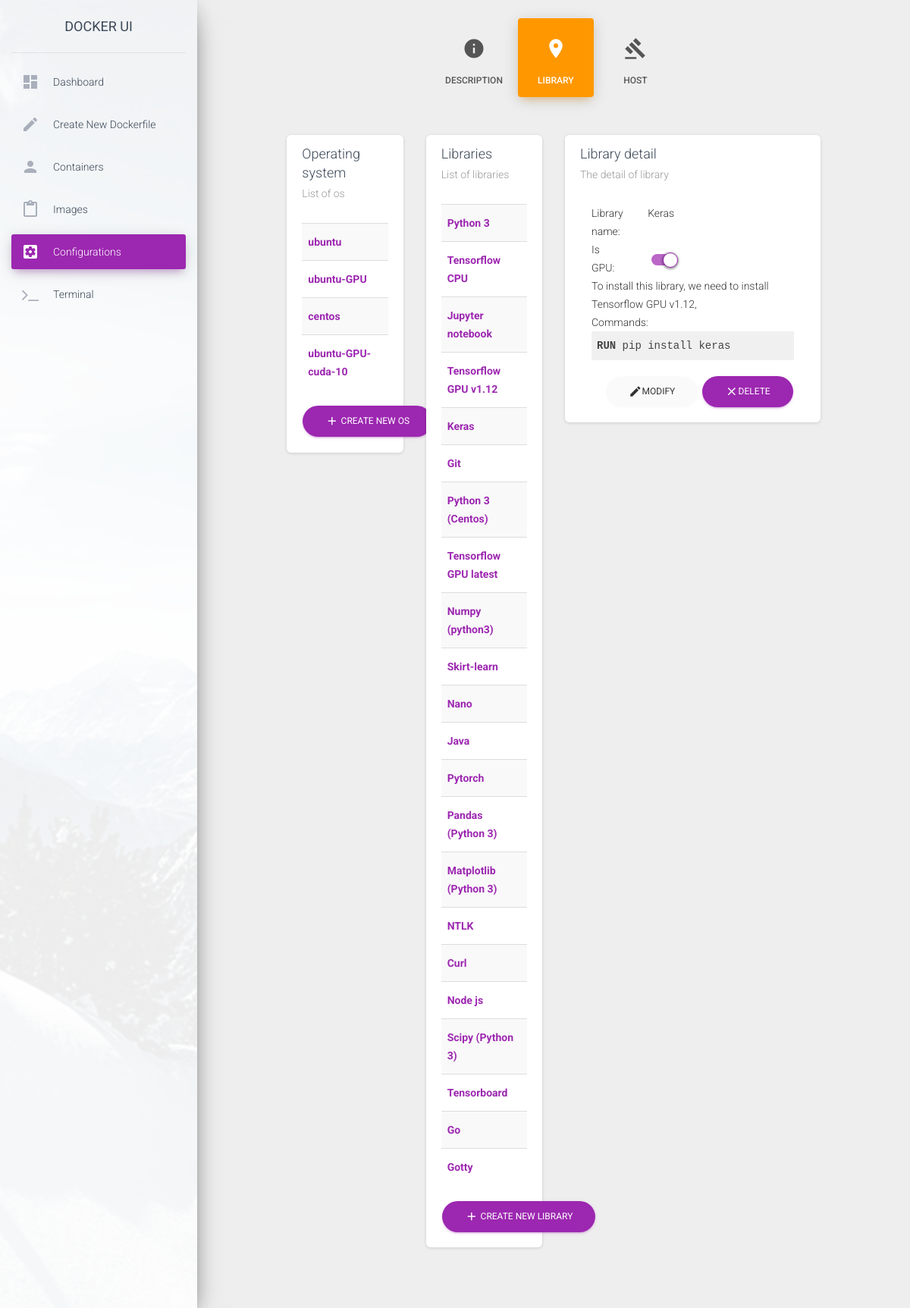
The app's page /src/html/src/Configuration.php?library-id=8 (signed in) with its own data.
### tables this page shows
CREATE TABLE library (
    id INTEGER PRIMARY KEY AUTOINCREMENT,
    name TEXT NOT NULL UNIQUE,
    isGPU BOOLEAN NOT NULL
);

### src/model/LibraryModel.php (called while the page is built, shortened)
<?php
    class LibraryModel {
        private $id;
        private $name;
        private $parentLibraries;
        public function getId()
        {
            return $this->id;
        }
        public function setId($id): void
        {
            $this->id = $id;
        }
        public function getName()
        {
            return $this->name;
        }
        public function setName($name): void
        {
            $this->name = $name;
        }
        public function getParentLibraries()
        {
            return $this->parentLibraries;
        }
        public function setParentLibraries($parentLibraries): void
        {
            $this->parentLibraries = $parentLibraries;
        }
        public function addParentLibrary(self $parentLibrary) {
            array_push($this->parentLibraries, $parentLibrary);
        }
    }
?>

### src/dao/LibraryDao.php (called while the page is built, shortened)
<?php
    class LibraryDao{
        function getAll() :array {
            $db = new Database();
            $sqlQuery = "SELECT * FROM library";
            $ret = $db->query($sqlQuery);
            $result = [];
            while($row = $ret->fetchArray(SQLITE3_ASSOC) ) {
               array_push($result, new LibraryEntity($row['id'], $row['name'], $row['isGPU']));
            }
            return $result;
        }
    }
?>

### src/service/LibraryService.php (called while the page is built, shortened)
<?php
    include_once(__DIR__.'/../dao/LibraryDao.php');
    include_once(__DIR__.'/../model/LibraryModel.php');
    class LibraryService {
        private $libraryDao;
        private $dependenceDao;
        function __construct(){
            $this->libraryDao = new LibraryDao();
            $this->dependenceDao = new DependenceDao();
        }
        public function getAllImageModelsMapById() {
            $libraryEntities = $this->libraryDao->getAll();
            $libraryModelMapById = array();
            foreach ($libraryEntities as $libraryEntity) {
                $libraryModelMapById[$libraryEntity->getId()] = LibraryModel::fromEntity($libraryEntity);
            }
            $dependences = $this->dependenceDao->getAll();
            foreach ($dependences as $dependence) {
                $libraryModelMapById[$dependence->getLibraryId()]->addParentLibrary($libraryModelMapById[$dependence->getParentLibraryId()]);
                $libraryModelMapById[$dependence->getParentLibraryId()]->addChildLibrary($libraryModelMapById[$dependence->getLibraryId()]);
            }
            return $libraryModelMapById;
        }
    }
?>

### src/html/src/library/LibraryPage.php (the view, shortened to what this page needs)
<?php
    include_once (__DIR__."/../../../service/LibraryService.php");
    $libraryService = new LibraryService();
    $GLOBALS['libraries'] = $libraryService->getAllImageModelsMapById();
?>
<div class="col-md-10 ml-auto mr-auto">
    <div class="row">
        <div class="col-md-3">
            <div class="card">
                <div class="card-header">
                    <h4 class="card-title">Operating system</h4>
                    <p class="card-category">List of os</p>
                </div>
                <div class="card-body">
                    <table class="table table-striped table-hover">
                        <tbody>
                            <?php
                                foreach ($GLOBALS['libraries'] as $library) {
                                    if (!$library->isOS()) {
                                        continue;
                                    }
                                    echo "<tr>";
                                    echo "<th><a href='./Configuration.php?library-id=". $library->getId()."'>".$library->getName()."</a></th>";
                                    echo "</tr>";
                                }
                            ?>
                        </tbody>
                    </table>
                    <div class="text-right">
                        <button class="btn btn-primary btn-round" data-toggle="modal" data-target="#new-os">
                            <i class="material-icons">add</i> Create new OS
                        </button>
                    </div>
                </div>
            </div>
        </div>
        <div class="col-md-3">
            <div class="card">
                <div class="card-header">
                    <h4 class="card-title">Libraries</h4>
                    <p class="card-category">List of libraries </p>
                </div>
                <div class="card-body">
                    <table class="table table-striped table-hover">
                        <tbody>
                            <?php
                                foreach ($GLOBALS['libraries'] as $library) {
                                    if ($library->isOS()) {
                                        continue;
                                    }
                                    echo "<tr>";
                                    echo "<th><a href='./Configuration.php?library-id=". $library->getId()."'>".$library->getName()."</th>";
                                    echo "</tr>";
                                }
                            ?>
                        </tbody>
                    </table>
                    <div class="text-right">
                        <button class="btn btn-primary btn-round" data-toggle="modal" data-target="#new-library">
                            <i class="material-icons">add</i> Create new library
                        </button>
                    </div>
                </div>
            </div>
        </div>
        <div class="col-md-6">
            <div class="card">
                <div class="card-header">
                    <h4 class="card-title">Library detail</h4>
                    <p class="card-category">The detail of library</p>
                </div>
                <div class="card-body">
                    <?php
                        if (isset($_GET['library-id'])) {
                            include_once ("LibraryDetail.php");
                        }
                    ?>
                </div>
            </div>
        </div>
    </div>
</div>

### src/html/src/library/LibraryDetail.php (shortened to what this page needs)
<div class="col-md-12 ml-auto mr-auto">
    <div class="row">
        <div class="col-md-3">Library name:</div>
        <div class="col-md-9">
            <div class="library" name="library-name">
                <?php echo $GLOBALS['library-detail']->getName(); ?>
            </div>
        </div>
    </div>
    <div class="row">
        <div class="col-md-3" style="margin: auto">Is GPU:</div>
        <div class="col-md-9">
            <div class="togglebutton" style="margin-top: 12px">
                <label>
                    <input type="checkbox" <?php if ($GLOBALS['library-detail']->getIsGPU()) echo "checked"; ?> name="is-gpu"><span class="toggle disabled"></span>
                </label>
            </div>
        </div>
    </div>
    <div class="row">
        <div class="col-md-12">
        To install this library, we need to install
        <?php
            foreach ($GLOBALS['library-detail']->getParentLibraries() as $library) {
                echo $library->getName().", ";
            }
        ?>
        </div>
    </div>
    <div class="row">
        <div class="col-md-12">
        Commands:
        </div>
    </div>
    <div class="row">
        <div class="col-md-12">
            <pre>
                <?php
                    echo "<code class=\"docker\">";
                    echo "</code>";
                ?>
            </pre>
        </div>
    </div>
    <div class="text-right">
        <button type="button" class="btn btn-secondary btn-round" onclick="editLibrary('<?php echo $GLOBALS['library-detail']->getId();?>')">
            <i class="material-icons">edit</i>Modify
        </button>
        <button type="button" class="btn btn-primary btn-round" onclick="removeLibrary('<?php echo $GLOBALS['library-detail']->getId();?>')">
            <i class="material-icons">close</i>Delete
        </button>
    </div>
</div>

### src/html/highlightjs/styles/default.css (style rules this page uses)
.hljs { display: block; overflow-x: auto; padding: 0.5em; background: #F0F0F0; }
.hljs, .hljs-subst { color: #444; }

### records on screen
library: name "ubuntu"
library: name "ubuntu-GPU"
library: name "centos"
library: name "ubuntu-GPU-cuda-10"
library: name "Python 3"
library: name "Tensorflow CPU"
library: name "Jupyter notebook"
library: name "Tensorflow GPU v1.12"
library: name "Keras"
library: name "Git"
library: name "Python 3 (Centos)"
library: name "Tensorflow GPU latest"
library: name "Numpy (python3)"
library: name "Skirt-learn"
library: name "Nano"
library: name "Java"
library: name "Pytorch"
library: name "Pandas (Python 3)"
library: name "Matplotlib (Python 3)"
library: name "NTLK"
library: name "Curl"
library: name "Node js"
library: name "Scipy (Python 3)"
library: name "Tensorboard"
library: name "Go"
library: name "Gotty"
